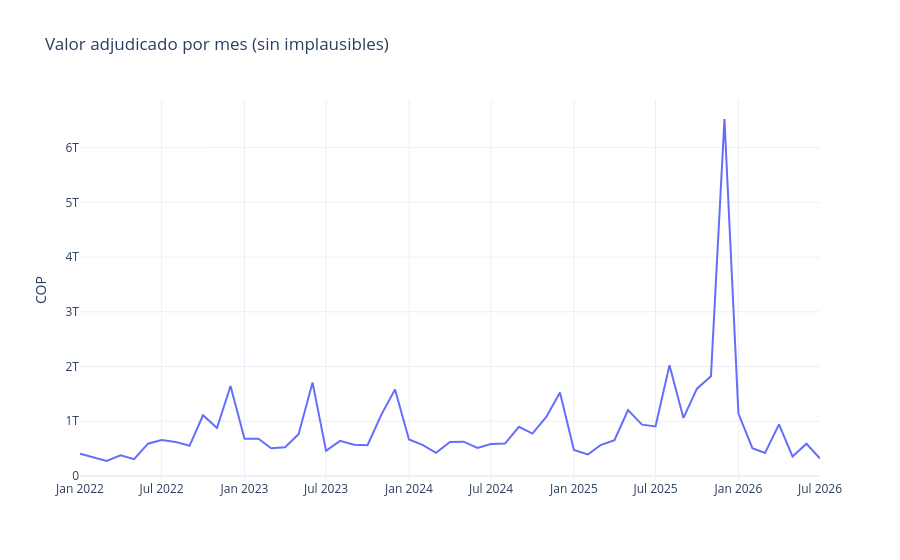

The code cell stored with this chart in its notebook:
### Code cell
df_mercado["fecha_de_publicacion_del"] = pd.to_datetime(
    df_mercado["fecha_de_publicacion_del"],
    errors="coerce"
)

# Serie mensual de valor adjudicado corregida (la del EDA anterior estaba dominada por el outlier)
serie_valor = (
    df_mercado[df_mercado["fecha_de_publicacion_del"].notna()]
    .assign(anio_mes=lambda d: d["fecha_de_publicacion_del"].dt.to_period("M").dt.to_timestamp())
    .groupby("anio_mes")["valor_total_adjudicacion"].sum().reset_index()
)
fig = go.Figure(go.Scatter(x=serie_valor["anio_mes"], y=serie_valor["valor_total_adjudicacion"], mode="lines"))
fig.update_layout(title="Valor adjudicado por mes (sin implausibles)",
                   yaxis_title="COP", template="plotly_white")
fig.show()
